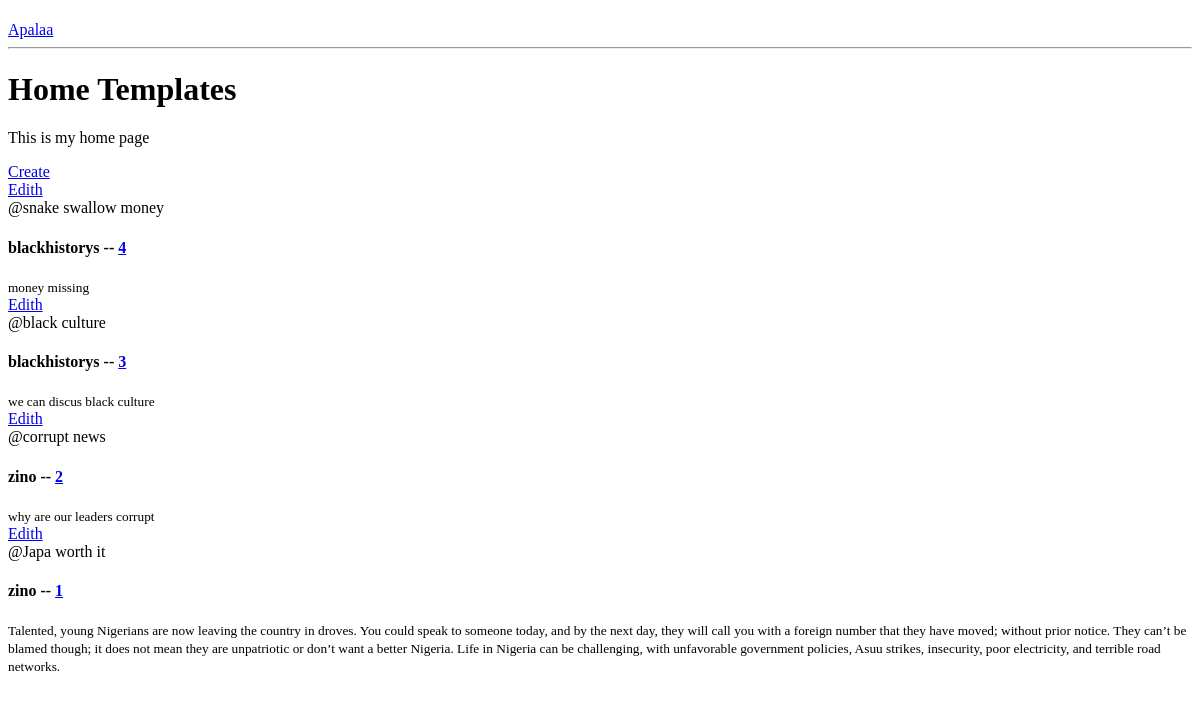
The app's page /, older data.
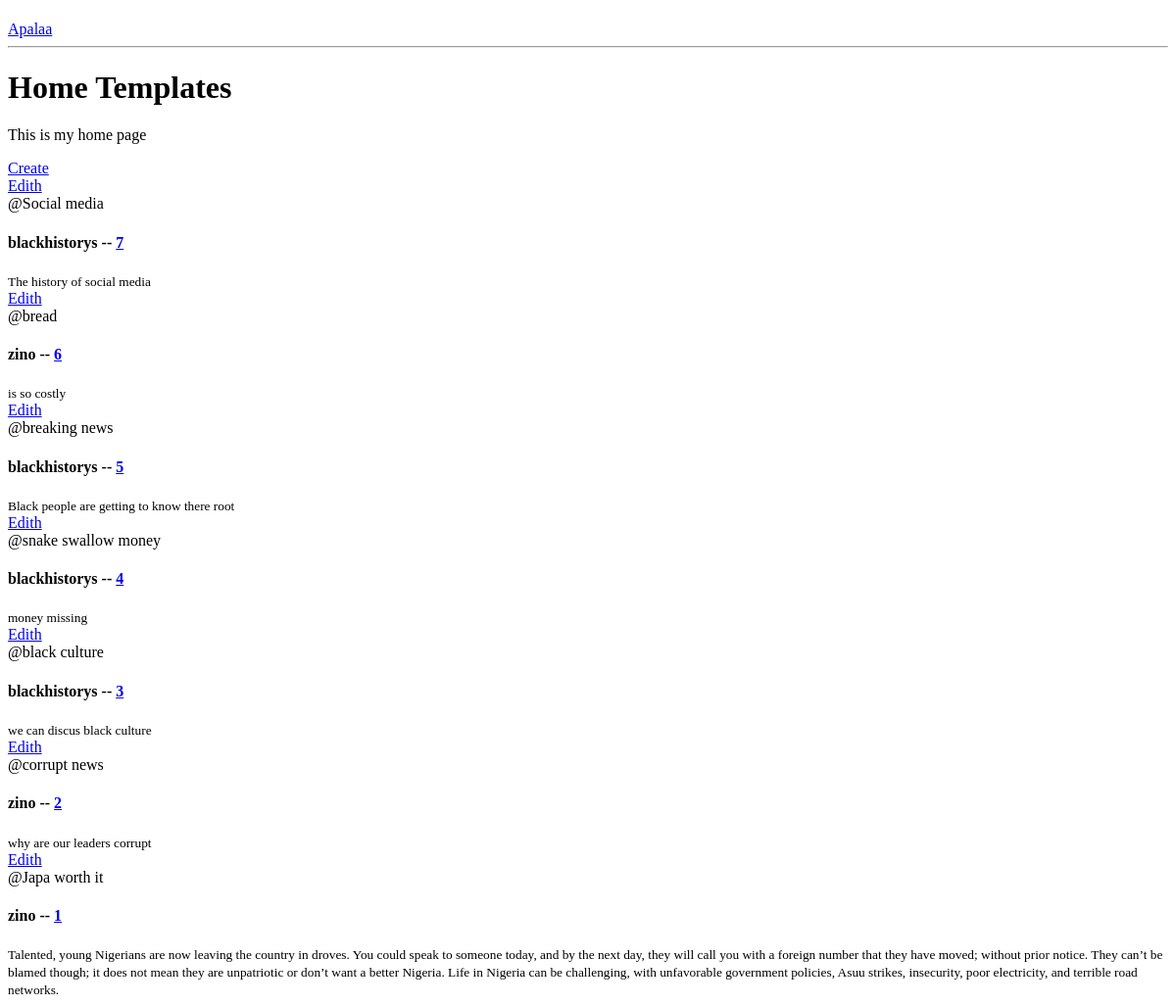
The same page, newer data.
### blog/models.py (models this page shows, shortened)
class Post(models.Model):
    title = models.CharField(max_length=200)
    author = models.ForeignKey(User, on_delete=models.CASCADE)
    content = models.TextField(blank=True, null=True)
    image = models.ImageField(upload_to='post_images/', blank=True, null=True)
    created_at = models.DateTimeField(auto_now_add=True)
    updated_at = models.DateTimeField(auto_now=True)
    category = models.ForeignKey(Category, on_delete=models.CASCADE)
    views = models.PositiveIntegerField(default=0)
    class Meta:
        ordering = ['-updated_at', 'created_at']

### blog/views.py (the view)
# urls.py: path('', views.home, name='home'),
def home(request):
    post_details = Post.objects.all()
    context ={"post_details" : post_details}
    return render(request, 'apalaa/home.html', context=context)

### template/apalaa/home.html
{% extends 'main.html'%}
{% block content%}
    <h1>Home Templates</h1>
        <p>This is my home page</p>
        <div>
            <a href="{% url 'create' %}">Create</a>
            <div>
                 {% for post_detail in post_details %}
                <a href="{% url 'update' post_detail.id %}">Edith</a>
                <div>
                    <span>@{{post_detail.title}}</span>
                    <h4>{{post_detail.author}} -- <a href="{% url 'news' post_detail.id%}">{{post_detail.id}}</a></h4>
                    <small>{{post_detail.content}}</small>
                </div>
                {% endfor %}
            </div>
        </div>
{% endblock content %}

Row changes from the older to the newer data that the page shows:
added Post: title "Social media", author "blackhistorys", id "7", content "The history of social media"
added Post: title "bread", author "zino", id "6", content "is so costly"
added Post: title "breaking news", author "blackhistorys", id "5", content "Black people are getting to know there root"
